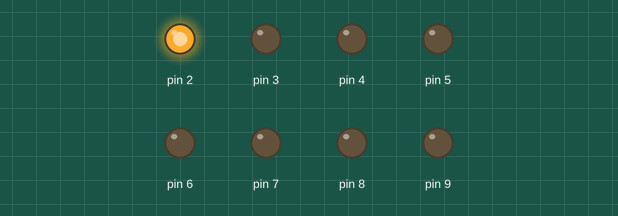
Recording of a sketch running on a simulated Arduino Uno, built with avr-gcc and run on an emulated ATmega328P. Shown: output pins drawn as LEDs (lit = HIGH).

Above: at 0.05 s.
At 0.95 s:
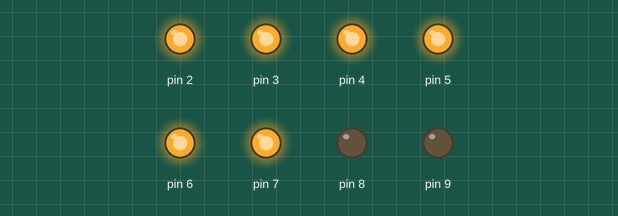
At 1.85 s:
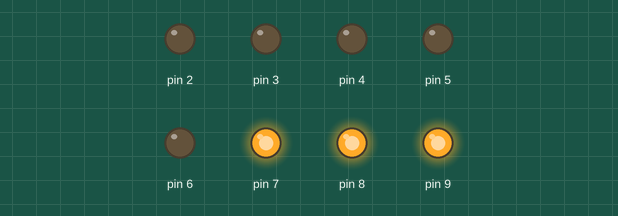
At 3.65 s:
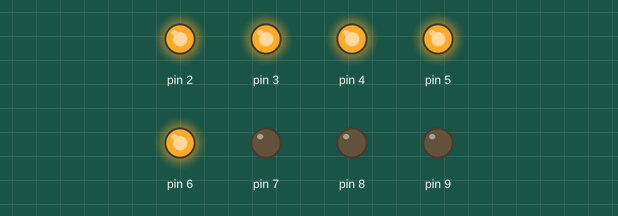
At 5.45 s:
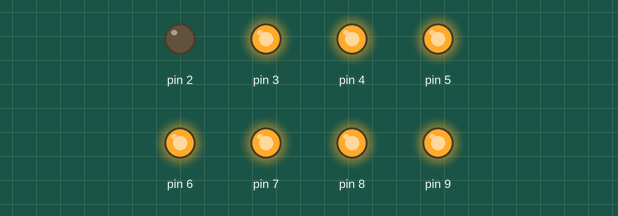
At 7.25 s:
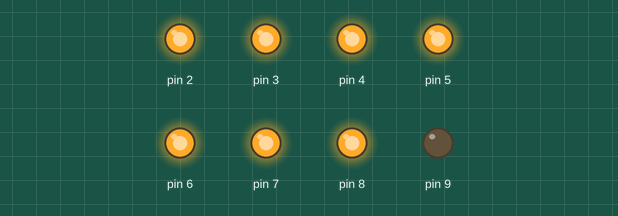
Timing chart, 0 to 7.5 s (numbered marks = the images above):
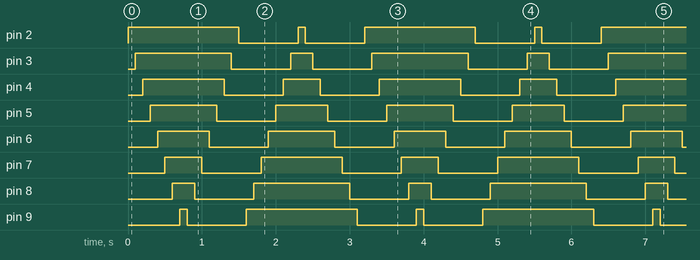

The sketch:

Lesson_4_Flowing_LED_Lights.ino
```cpp
//Flowing LED Lights
/* Eight LEDs will light up one by one from left to right, and then go out one by one from right to left.
  After that, the LEDs will light up one by one from right to left, and then go out one by one from left to right.
  This process will repeat indefinitely.*/
//Email:support@sunfounder.com
//Website:www.sunfounder.com
//2015.5.7
/**************************************/
void setup()
{
  //set pins 2 through 9 as output
  for (int i = 2; i <= 9; i++)
  {
    pinMode(i, OUTPUT); //initialize a as an output
  }
}
/****************************************/
void loop()
{
  //iterate over the pins
  //turn the led on from lowest to the highest
  for (int a = 2; a <= 9; a++)
  {
    digitalWrite(a, HIGH); //turn this led on
    delay(100);//wait for 100 ms
  }
  //turn the led off from pin9 to pin2
  for (int a = 9; a >= 2; a--)
  {
    digitalWrite(a, LOW); //turn this led off
    delay(100);//wait for 100 ms
  }
  //turn the led off from pin2 to pin9
  for (int a = 9; a >= 2; a--)
  {
    digitalWrite(a, HIGH); //turn this led on
    delay(100);//wait for 100 ms
  }
  for (int a = 2; a <= 9; a++)
  {
    digitalWrite(a, LOW); //turn this led off
    delay(100);//wait for 100 ms
  }
}
```

Measured:
- by itself, pin 2: repeats every 3.2 s: LOW 0.80 s, HIGH 0.10 s, LOW 0.80 s, HIGH 1.5 s
- by itself, pin 3: repeats every 3.2 s: LOW 0.80 s, HIGH 0.30 s, LOW 0.80 s, HIGH 1.3 s
- by itself, pin 4: repeats every 3.2 s: LOW 0.80 s, HIGH 0.50 s, LOW 0.80 s, HIGH 1.1 s
- by itself, pin 5: repeats every 3.2 s: LOW 0.80 s, HIGH 0.70 s, LOW 0.80 s, HIGH 0.90 s
- by itself, pin 6: repeats every 3.2 s: LOW 0.80 s, HIGH 0.90 s, LOW 0.80 s, HIGH 0.70 s
- by itself, pin 7: repeats every 3.2 s: LOW 0.80 s, HIGH 1.1 s, LOW 0.80 s, HIGH 0.50 s
- by itself, pin 8: repeats every 3.2 s: LOW 0.80 s, HIGH 1.3 s, LOW 0.80 s, HIGH 0.30 s
- by itself, pin 9: repeats every 3.2 s: LOW 0.80 s, HIGH 1.5 s, LOW 0.80 s, HIGH 0.10 s
